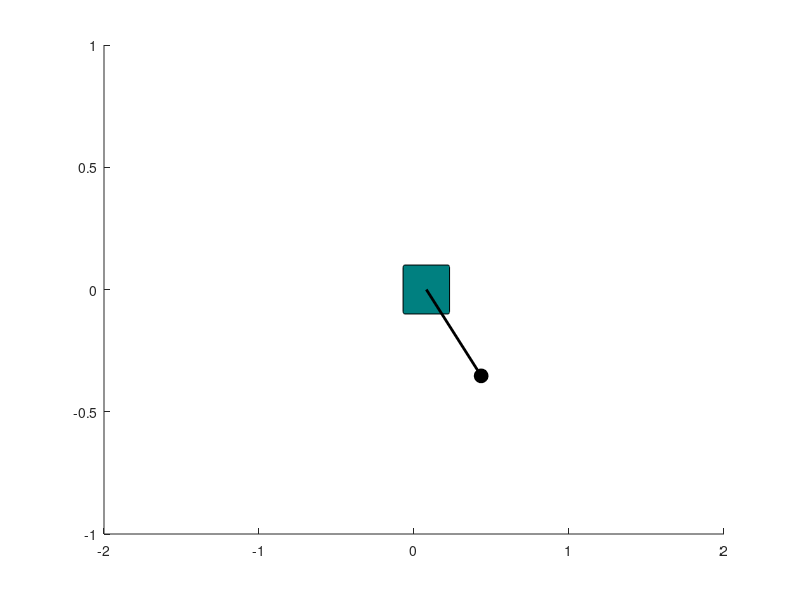

Write the MATLAB code that produced this figure.
function cart_pole_animation
    % Parameters
    M = 1;    % mass of the cart
    m = 0.1;  % mass of the pendulum
    l = 0.5;  % length of the pendulum
    g = 9.81; % gravity

    % Initial conditions: [x, theta, dx, dtheta]
    s0 = [0; pi/4; 0; 0];  % Pendulum starts pointing down (theta = pi)

    % Time span for simulation
    tspan = [0 10];  % Simulate for 10 seconds

    % Solve ODE using ode45
    [t, s] = ode45(@(t, s) cart_pole_ode(t, s, M, m, l, g), tspan, s0);

    % Animation
    animate_cart_pole(t, s, l);
end

% ODE function defining the cart-pole system dynamics
function ds = cart_pole_ode(~, s, M, m, l, g)
    % State variables
    x = s(1);        % cart position
    theta = s(2);    % pendulum angle
    dx = s(3);       % cart velocity
    dtheta = s(4);   % pendulum angular velocity

    % Mass matrix M(q)
    Mq = [M + m, m*l*cos(theta); m*l*cos(theta), m*l^2];

    % Coriolis/Centrifugal matrix C(q, q_dot)
    Cq = [0, -m*l*sin(theta)*dtheta; 0, 0];

    % Gravity vector G(q)
    Gq = [0; -m*g*l*sin(theta)];

    %attempt 1 to add the control law
    % Define variables
    %ke = 1;
    %kv = 1;
    %kx = 10^-2;
    %kdelta = 0;

    % Calculate the numerator
    %numerator = kv * m * sin(theta) * (g * cos(theta) - l*dtheta^2) - (M + m * (sin(theta))^2) * (kx*x + kdelta*dx);

   % Calculate the denominator
   %denominator = kv + (M + m * sin(theta)^2) * kv*E;

   %control input
   %f = numerator/denominator;

    % Control input (no control for open-loop simulation)
    tau = [0; 0];  % No external forces applied

    % Solve for accelerations (ddq = M(q)^-1 * (tau - C(q, q_dot)*q_dot - G(q)))
    ddq = Mq \ (tau - Cq * [dx; dtheta] - Gq);

    % Return state derivatives: [dx, dtheta, ddx, ddtheta]
    ds = [dx; dtheta; ddq];
end

% Function to animate the cart-pole system
function animate_cart_pole(t, s, l)
    % Create figure
    figure;
    cart_width = 0.3;  % Width of the cart
    cart_height = 0.2; % Height of the cart
    pole_length = l;   % Length of the pendulum

    for i = 1:length(t)
        % Clear the figure for each frame
        clf;

        % Get the current state
        x = s(i, 1);      % Cart position
        theta = s(i, 2);  % Pendulum angle

        % Adjust the angle so that it points downward when theta = pi
        theta_adjusted = theta - pi;

        % Calculate pendulum position
        pendulum_x = x + pole_length * sin(theta_adjusted);
        pendulum_y = -pole_length * cos(theta_adjusted);  % Corrected for orientation

        % Draw the cart
        rectangle('Position', [x - cart_width/2, -cart_height/2, cart_width, cart_height], 'Curvature', 0.1, 'FaceColor', [0 0.5 0.5]);

        % Draw the pendulum
        hold on;
        plot([x pendulum_x], [0 pendulum_y], 'k', 'LineWidth', 2);  % Pendulum rod
        plot(pendulum_x, pendulum_y, 'ko', 'MarkerSize', 10, 'MarkerFaceColor', 'k');  % Pendulum bob

        % Set axis limits
        xlim([-2 2]);
        ylim([-1 1]);

        % Pause to create animation effect
        pause(0.05);
    end
end
